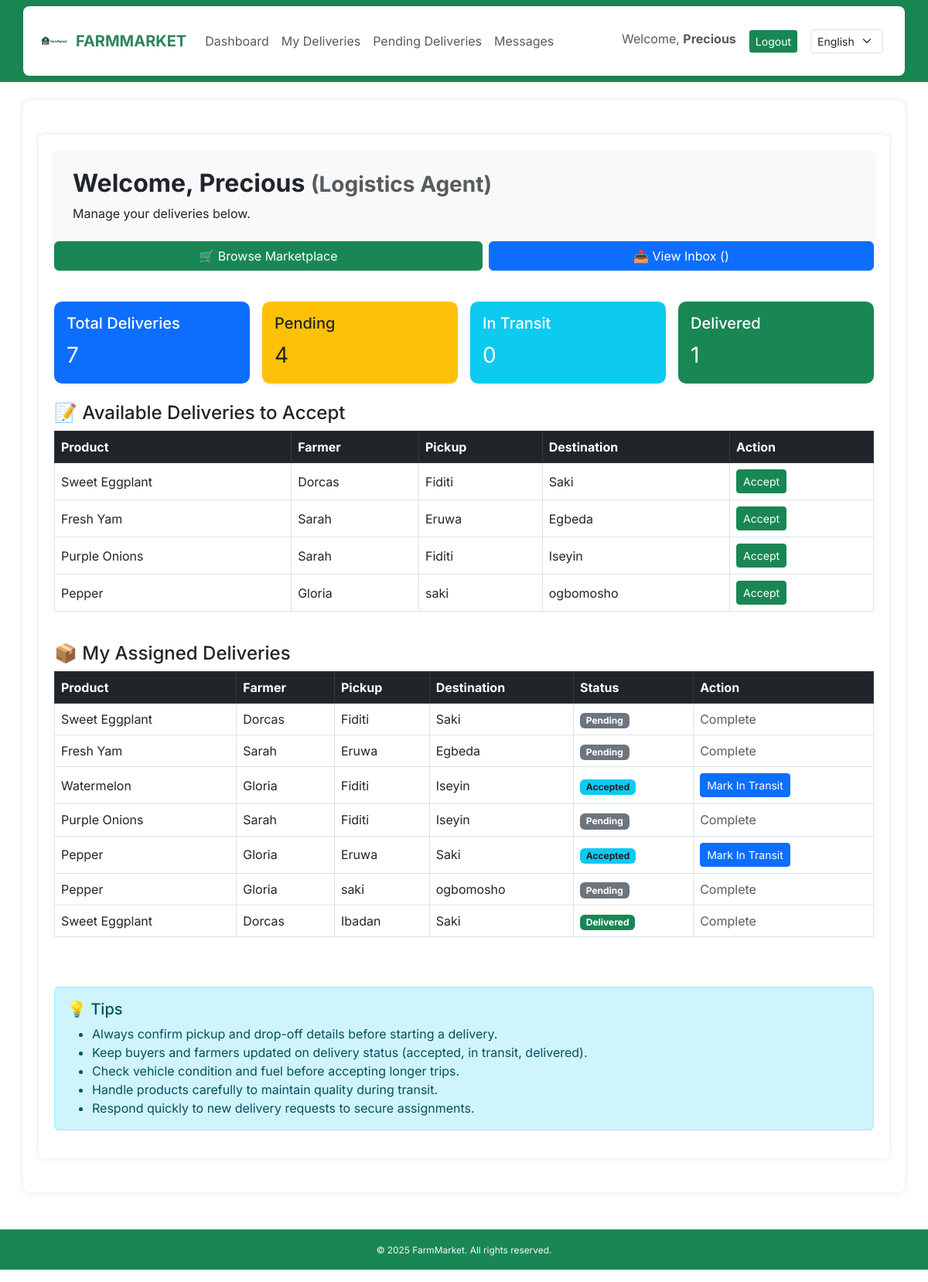
The app's page /dashboard/logistics/ (signed in), older data.
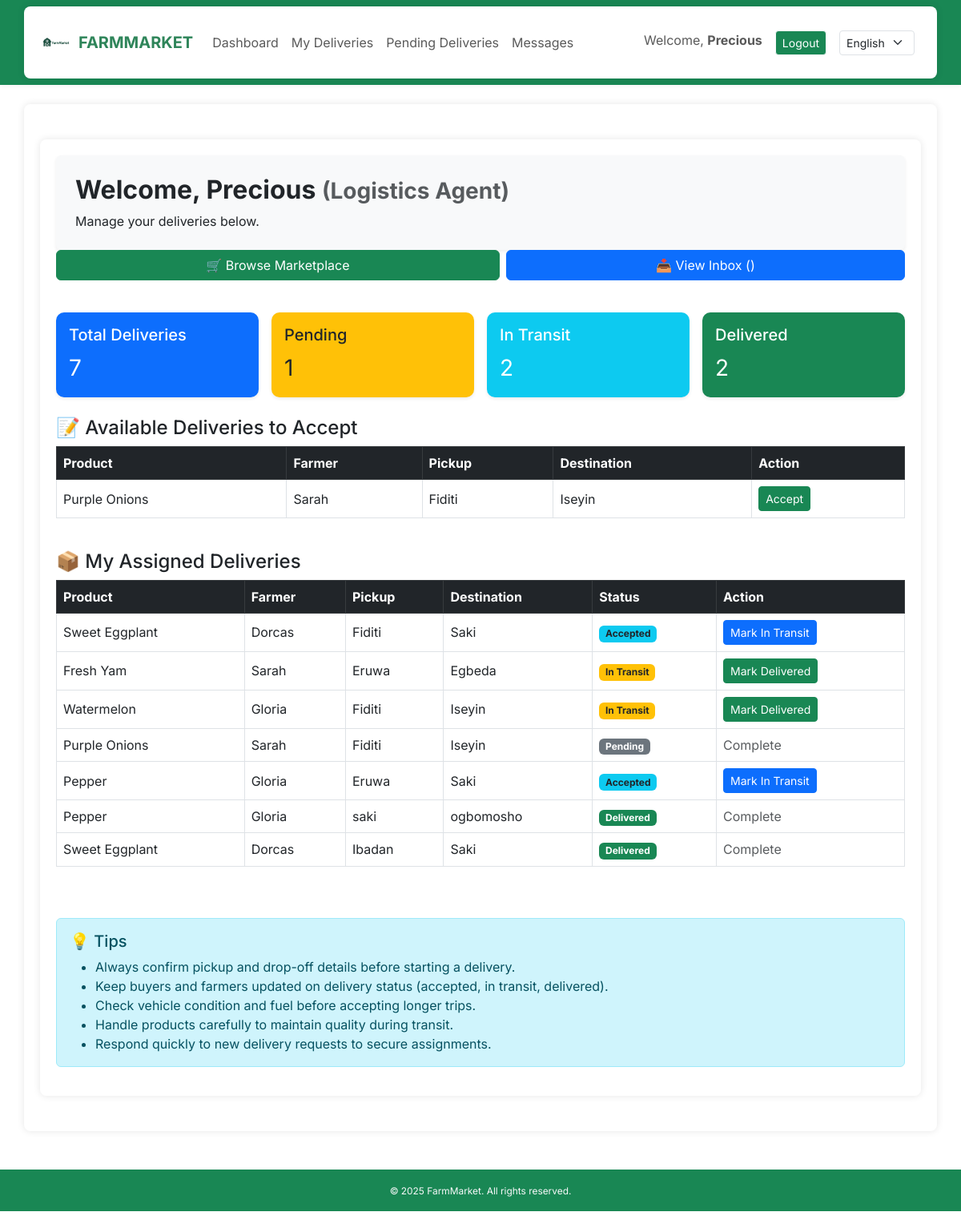
The same page, newer data.
### core/models.py (models this page shows, shortened)
class DeliveryRequest(models.Model):
    STATUS_CHOICES = [
        ('pending', 'Pending'),
        ('accepted', 'Accepted'),
        ('in_transit', 'In Transit'),
        ('delivered', 'Delivered'),
        ('cancelled', 'Cancelled'),
    ]
    product = models.ForeignKey(Product, on_delete=models.CASCADE)
    buyer = models.ForeignKey(User, on_delete=models.SET_NULL, null=True, blank=True, related_name="buyer_delivery_requests")
    farmer = models.ForeignKey(User, on_delete=models.CASCADE, related_name="farmer_delivery_requests")
    logistics_agent = models.ForeignKey(User, on_delete=models.SET_NULL, null=True, blank=True, related_name='deliveries_handled')
    pickup_location = models.CharField(max_length=100)
    destination = models.CharField(max_length=100)
    status = models.CharField(max_length=20, choices=STATUS_CHOICES, default='pending')
    requested_for_group = models.BooleanField(default=False)
    date_requested = models.DateTimeField(auto_now_add=True)

class Product(models.Model):
    farmer = models.ForeignKey(User, on_delete=models.CASCADE)
    title = models.CharField(_("Title"), max_length=100)
    description = models.TextField(_("Description"))
    price = models.DecimalField(max_digits=10, decimal_places=2)
    quantity = models.PositiveIntegerField()
    city = models.CharField(max_length=100)
    state = models.CharField(max_length=100, default="Oyo State")
    category = models.CharField(max_length=20, choices=CROP_CHOICES, default='Tomato')
    image = models.ImageField(upload_to='product_images/', blank=True, null=True)
    date_posted = models.DateTimeField(auto_now_add=True)

### core/views.py (the view)
# urls.py: path('dashboard/logistics/', views.logistics_dashboard, name='logistics_dashboard'),
@login_required
def logistics_dashboard(request):
    if request.user.profile.role != 'logistics':
        return redirect('home')
    assigned_deliveries = DeliveryRequest.objects.filter(logistics_agent=request.user)
    context = {
        'assigned_deliveries': assigned_deliveries,
        'total_deliveries': assigned_deliveries.count(),
        'pending_deliveries': assigned_deliveries.filter(status='pending').count(),
        'in_transit_deliveries': assigned_deliveries.filter(status='in_transit').count(),
        'delivered_deliveries': assigned_deliveries.filter(status='delivered').count(),
    }
    return render(request, 'core/logistics_dashboard.html', context)

### core/context_processors.py (called while the page is built)
def language_code(request):
    return {
        'LANGUAGE_CODE': translation.get_language()
    }

### core/templates/core/logistics_dashboard.html (shortened to what the changed rows need)
{% extends 'core/base.html' %}
{% load static %}
{% load i18n %}
{% block content %}
<div class="container my-4">
    <div class="p-4 bg-light rounded shadow-sm">
        <h2 class="fw-bold">{% trans "Welcome" %}, {{ request.user.username }} <small class="text-muted">({% trans "Logistics Agent" %})</small></h2>
    </div>
    <div class="row g-3 mb-4 mt-3">
        <div class="col-md-3">
            <div class="card text-dark bg-warning shadow-sm">
                <div class="card-body">
                    <h5 class="card-title">{% trans "Pending" %}</h5>
                    <p class="card-text fs-3">{{ pending_deliveries }}</p>
                </div>
            </div>
        </div>
        <div class="col-md-3">
            <div class="card text-white bg-info shadow-sm">
                <div class="card-body">
                    <h5 class="card-title">{% trans "In Transit" %}</h5>
                    <p class="card-text fs-3">{{ in_transit_deliveries }}</p>
                </div>
            </div>
        </div>
        <div class="col-md-3">
            <div class="card text-white bg-success shadow-sm">
                <div class="card-body">
                    <h5 class="card-title">{% trans "Delivered" %}</h5>
                    <p class="card-text fs-3">{{ delivered_deliveries }}</p>
                </div>
            </div>
        </div>
    </div>
    {% with assigned_pending=assigned_deliveries|dictsort:"id" %}
    {% if assigned_pending %}
    <div class="table-responsive mb-4">
        <table class="table table-hover table-bordered align-middle">
            <thead class="table-dark">
                <tr>
                    <th>{% trans "Product" %}</th>
                    <th>{% trans "Farmer" %}</th>
                    <th>{% trans "Pickup" %}</th>
                    <th>{% trans "Destination" %}</th>
                    <th>{% trans "Action" %}</th>
                </tr>
            </thead>
            <tbody>
                {% for delivery in assigned_deliveries %}
                    {% if delivery.status == 'pending' %}
                    <tr>
                        <td>{{ delivery.product.title }}</td>
                        <td>{{ delivery.farmer.username }}</td>
                        <td>{{ delivery.pickup_location }}</td>
                        <td>{{ delivery.destination }}</td>
                        <td>
                            <a href="{% url 'update_delivery_status' delivery.id 'accepted' %}"
                               class="btn btn-sm btn-success">{% trans "Accept" %}</a>
                        </td>
                    </tr>
                    {% endif %}
                {% endfor %}
            </tbody>
        </table>
    </div>
    {% else %}
        <p class="text-muted">{% trans "No pending deliveries available to accept." %}</p>
    {% endif %}
    {% endwith %}
    {% if assigned_deliveries %}
    <div class="table-responsive mb-5">
        <table class="table table-hover table-bordered align-middle">
            <thead class="table-dark">
                <tr>
                    <th>{% trans "Product" %}</th>
                    <th>{% trans "Farmer" %}</th>
                    <th>{% trans "Pickup" %}</th>
                    <th>{% trans "Destination" %}</th>
                    <th>{% trans "Status" %}</th>
                    <th>{% trans "Action" %}</th>
                </tr>
            </thead>
            <tbody>
                {% for delivery in assigned_deliveries %}
                <tr>
                    <td>{{ delivery.product.title }}</td>
                    <td>{{ delivery.farmer.username }}</td>
                    <td>{{ delivery.pickup_location }}</td>
                    <td>{{ delivery.destination }}</td>
                    <td>
                        {% if delivery.status == 'accepted' %}
                            <span class="badge bg-info text-dark">{% trans "Accepted" %}</span>
                        {% elif delivery.status == 'in_transit' %}
                            <span class="badge bg-warning text-dark">{% trans "In Transit" %}</span>
                        {% elif delivery.status == 'delivered' %}
                            <span class="badge bg-success">{% trans "Delivered" %}</span>
                        {% else %}
                            <span class="badge bg-secondary">{% trans "Pending" %}</span>
                        {% endif %}
                    </td>
                    <td>
                        {% if delivery.status == 'accepted' %}
                            <a href="{% url 'update_delivery_status' delivery.id 'in_transit' %}"
                               class="btn btn-sm btn-primary">{% trans "Mark In Transit" %}</a>
                        {% elif delivery.status == 'in_transit' %}
                            <a href="{% url 'update_delivery_status' delivery.id 'delivered' %}"
                               class="btn btn-sm btn-success">{% trans "Mark Delivered" %}</a>
                        {% else %}
                            <span class="text-muted">{% trans "Complete" %}</span>
                        {% endif %}
                    </td>
                </tr>
                {% endfor %}
            </tbody>
        </table>
    </div>
    {% else %}
        <p class="text-muted">{% trans "You have no assigned deliveries yet." %}</p>
    {% endif %}
</div>
{% endblock %}

Row changes from the older to the newer data that the page shows:
no longer on one of the page's lists (row edited): DeliveryRequest: product "Sweet Eggplant", farmer.username "Dorcas", pickup_location "Fiditi", destination "Saki"
no longer on one of the page's lists (row edited): DeliveryRequest: product "Fresh Yam", farmer.username "Sarah", pickup_location "Eruwa", destination "Egbeda"
no longer on one of the page's lists (row edited): DeliveryRequest: product "Pepper", farmer.username "Gloria", pickup_location "saki", destination "ogbomosho"
changed DeliveryRequest (number 2 of 7 on the later page): status "pending" → "accepted" (drawn); trans "Pending" → "Accepted"; trans "Complete" → "Mark In Transit"
changed DeliveryRequest "Egbeda": status "pending" → "in_transit" (drawn); trans "Pending" → "In Transit"; trans "Complete" → "Mark Delivered"
changed DeliveryRequest "Watermelon": status "accepted" → "in_transit" (drawn); trans "Accepted" → "In Transit"; trans "Mark In Transit" → "Mark Delivered"
changed DeliveryRequest "saki": status "pending" → "delivered" (drawn); trans "Pending" → "Delivered"
Text that changed along with them:
{{ pending_deliveries }}: "4" → "1"
{{ in_transit_deliveries }}: "0" → "2"
{{ delivered_deliveries }}: "1" → "2"
